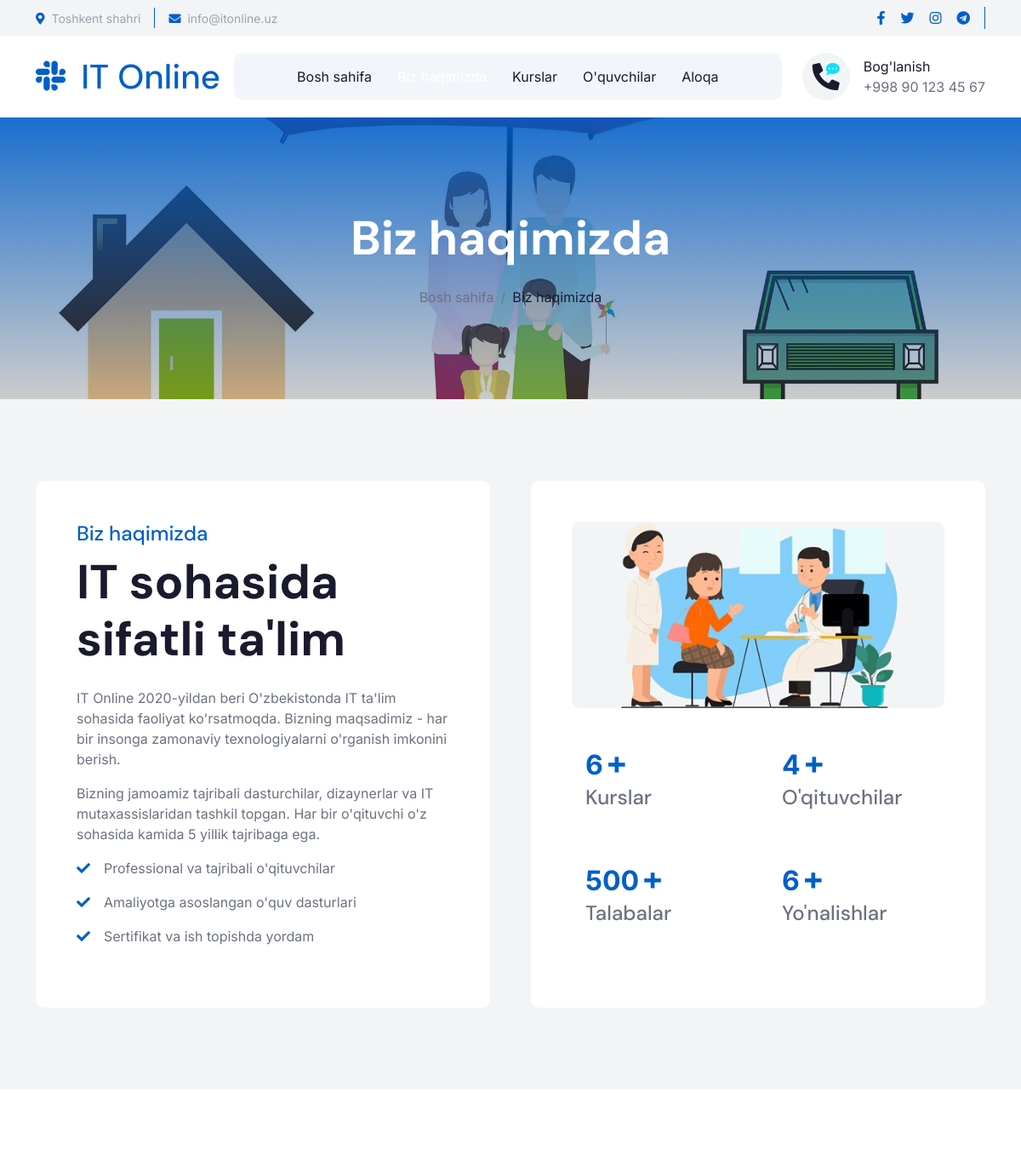
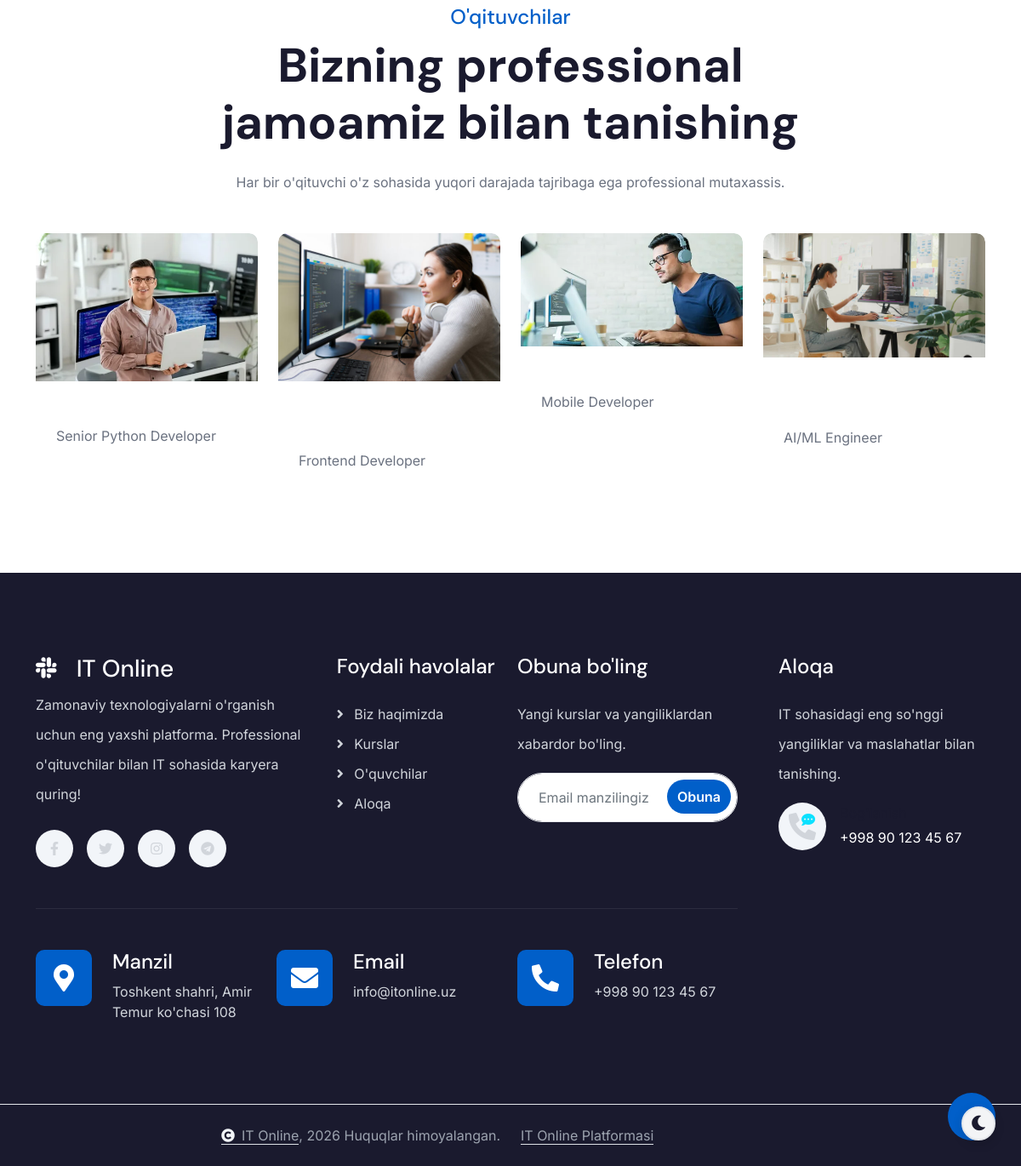
Page /biz-haqimizda/ on the committed database (2 pictures, top to bottom).
### courses/models.py (models this page shows, shortened)
class Teacher(models.Model):
    name = models.CharField(max_length=200, verbose_name="To'liq ismi")
    profession = models.CharField(max_length=200, verbose_name="Kasbi")
    bio = models.TextField(blank=True, verbose_name="Bio")
    photo = models.ImageField(upload_to="teachers/", blank=True, verbose_name="Rasm")
    facebook = models.URLField(blank=True)
    twitter = models.URLField(blank=True)
    linkedin = models.URLField(blank=True)
    instagram = models.URLField(blank=True)
    class Meta:
        verbose_name = "O'qituvchi"
        verbose_name_plural = "O'qituvchilar"

### courses/views.py (the view)
# urls.py: path("biz-haqimizda/", views.about, name="about"),
def about(request):
    teachers = Teacher.objects.all()
    total_courses = Course.objects.count()
    total_teachers = Teacher.objects.count()
    total_categories = Category.objects.count()
    return render(request, "courses/about.html", {
        "teachers": teachers,
        "total_courses": total_courses,
        "total_teachers": total_teachers,
        "total_categories": total_categories,
    })

### templates/courses/about.html (shortened to what this page needs)
{% extends "base.html" %}
{% load static %}
{% block content %}
<div class="container-fluid bg-breadcrumb">
    <div class="container text-center py-5" style="max-width: 900px;">
        <h4 class="text-white display-4 mb-4 wow fadeInDown" data-wow-delay="0.1s">Biz haqimizda</h4>
        <ol class="breadcrumb d-flex justify-content-center mb-0 wow fadeInDown" data-wow-delay="0.3s">
            <li class="breadcrumb-item"><a href="{% url 'index' %}">Bosh sahifa</a></li>
            <li class="breadcrumb-item active text-primary">Biz haqimizda</li>
        </ol>
    </div>
</div>
<div class="container-fluid bg-light about py-5">
    <div class="container py-5">
        <div class="row g-5">
            <div class="col-xl-6 wow fadeInLeft" data-wow-delay="0.2s">
                <div class="about-item-content bg-white rounded p-5 h-100">
                    <h4 class="text-primary">Biz haqimizda</h4>
                    <h1 class="display-4 mb-4">IT sohasida sifatli ta'lim</h1>
                    <p>IT Online 2020-yildan beri O'zbekistonda IT ta'lim sohasida faoliyat ko'rsatmoqda. Bizning maqsadimiz - har bir insonga zamonaviy texnologiyalarni o'rganish imkonini berish.</p>
                    <p>Bizning jamoamiz tajribali dasturchilar, dizaynerlar va IT mutaxassislaridan tashkil topgan. Har bir o'qituvchi o'z sohasida kamida 5 yillik tajribaga ega.</p>
                    <p class="text-dark"><i class="fa fa-check text-primary me-3"></i>Professional va tajribali o'qituvchilar</p>
                    <p class="text-dark"><i class="fa fa-check text-primary me-3"></i>Amaliyotga asoslangan o'quv dasturlari</p>
                    <p class="text-dark mb-4"><i class="fa fa-check text-primary me-3"></i>Sertifikat va ish topishda yordam</p>
                </div>
            </div>
            <div class="col-xl-6 wow fadeInRight" data-wow-delay="0.2s">
                <div class="bg-white rounded p-5 h-100">
                    <div class="row g-4 justify-content-center">
                        <div class="col-12">
                            <div class="rounded bg-light">
                                <img src="{% static 'img/about-1.png' %}" class="img-fluid rounded w-100" alt="">
                            </div>
                        </div>
                        <div class="col-sm-6">
                            <div class="counter-item bg-light rounded p-3 h-100">
                                <div class="counter-counting">
                                    <span class="text-primary fs-2 fw-bold" data-toggle="counter-up">{{ total_courses }}</span>
                                    <span class="h1 fw-bold text-primary">+</span>
                                </div>
                                <h4 class="mb-0 text-dark">Kurslar</h4>
                            </div>
                        </div>
                        <div class="col-sm-6">
                            <div class="counter-item bg-light rounded p-3 h-100">
                                <div class="counter-counting">
                                    <span class="text-primary fs-2 fw-bold" data-toggle="counter-up">{{ total_teachers }}</span>
                                    <span class="h1 fw-bold text-primary">+</span>
                                </div>
                                <h4 class="mb-0 text-dark">O'qituvchilar</h4>
                            </div>
                        </div>
                        <div class="col-sm-6">
                            <div class="counter-item bg-light rounded p-3 h-100">
                                <div class="counter-counting">
                                    <span class="text-primary fs-2 fw-bold" data-toggle="counter-up">500</span>
                                    <span class="h1 fw-bold text-primary">+</span>
                                </div>
                                <h4 class="mb-0 text-dark">Talabalar</h4>
                            </div>
                        </div>
                        <div class="col-sm-6">
                            <div class="counter-item bg-light rounded p-3 h-100">
                                <div class="counter-counting">
                                    <span class="text-primary fs-2 fw-bold" data-toggle="counter-up">{{ total_categories }}</span>
                                    <span class="h1 fw-bold text-primary">+</span>
                                </div>
                                <h4 class="mb-0 text-dark">Yo'nalishlar</h4>
                            </div>
                        </div>
                    </div>
                </div>
            </div>
        </div>
    </div>
</div>
<div class="container-fluid team py-5">
    <div class="container py-5">
        <div class="text-center mx-auto pb-5 wow fadeInUp" data-wow-delay="0.2s" style="max-width: 800px;">
            <h4 class="text-primary">O'qituvchilar</h4>
            <h1 class="display-4 mb-4">Bizning professional jamoamiz bilan tanishing</h1>
            <p class="mb-0">Har bir o'qituvchi o'z sohasida yuqori darajada tajribaga ega professional mutaxassis.</p>
        </div>
        <div class="row g-4">
            {% for teacher in teachers %}
            <div class="col-md-6 col-lg-6 col-xl-3 wow fadeInUp" data-wow-delay="0.{{ forloop.counter }}s">
                <div class="team-item">
                    <div class="team-img">
                        {% if teacher.photo %}
                        <img src="{{ teacher.photo.url }}" class="img-fluid rounded-top w-100" alt="">
                        {% else %}
                        <img src="{% static 'img/team-' %}{{ forloop.counter }}.jpg" class="img-fluid rounded-top w-100" alt="">
                        {% endif %}
                    </div>
                    <div class="team-title p-4">
                        <h4 class="mb-0">{{ teacher.name }}</h4>
                        <p class="mb-0">{{ teacher.profession }}</p>
                    </div>
                </div>
            </div>
            {% empty %}
            <div class="col-12 text-center">
                <p class="text-muted fs-5">O'qituvchilar hali qo'shilmagan.</p>
            </div>
            {% endfor %}
        </div>
    </div>
</div>
{% endblock %}

### static/css/style.css (style rules this page uses)
.bg-breadcrumb { position: relative; overflow: hidden; background: linear-gradient(rgba(1, 95, 201, 0.9), rgba(0, 0, 0, 0.2)), url(../img/bg-breadcrumb.jpg); background-position: center center; background-repeat: no-repeat; background-size: cover; padding: 60px 0 60px 0; transition: 0.5s; }
.bg-breadcrumb .breadcrumb { position: relative; }
.bg-breadcrumb .breadcrumb .breadcrumb-item a { color: var(--bs-white); }
.team .team-item .team-img { position: relative; overflow: hidden; border-top-left-radius: 10px; border-top-right-radius: 10px; }
.team .team-item .team-img img { transition: 0.5s; }
.team .team-item .team-img::after { content: ""; position: absolute; width: 100%; height: 0; top: 0; left: 0; border-top-left-radius: 10px; border-top-right-radius: 10px; transition: 0.5s; }
.team .team-item .team-title { color: var(--bs-white); background: var(--bs-primary); border-bottom-left-radius: 10px; border-bottom-right-radius: 10px; transition: 0.5s; }
.team .team-item .team-title h4 { color: var(--bs-white); }

### templates/base.html (style rules this page uses)
:root { --bg-primary: #ffffff; --bg-secondary: #f3f4f6; --bg-card: #ffffff; --text-primary: #1a1a2e; --text-secondary: #6b7280; --text-muted: #9ca3af; --border-color: #e5e7eb; --footer-bg: #1a1a2e; --footer-text: #d1d5db; --topbar-bg: #f3f4f6; --spinner-bg: #ffffff; --breadcrumb-overlay: rgba(0,0,0,0.5); }
body { background-color: var(--bg-primary); color: var(--text-primary); transition: background-color 0.3s ease, color 0.3s ease; }
.bg-light { background-color: var(--bg-secondary) !important; }
.bg-white { background-color: var(--bg-card) !important; }
.about-item-content, .service-item, .team-item, .blog-item, .contact-add-item, .counter-item, .accordion-item { background-color: var(--bg-card) !important; border-color: var(--border-color) !important; }
.service-item .service-content, .team-item .team-title, .blog-item .blog-content { background-color: var(--bg-card) !important; }
h1, h2, h3, h4, h5, h6 { color: var(--text-primary); }
p, .text-dark { color: var(--text-secondary) !important; }
.breadcrumb-item a { color: var(--text-secondary) !important; }
.breadcrumb-item.active { color: var(--text-primary) !important; }

### rows in the picture
Teacher: photo (picture), profession "Senior Python Developer"
Teacher: photo (picture), profession "Frontend Developer"
Teacher: photo (picture), profession "Mobile Developer"
Teacher: photo (picture), profession "AI/ML Engineer"

### other values in the picture
{{ total_courses }} "6"
{{ total_teachers }} "4"
{{ total_categories }} "6"
